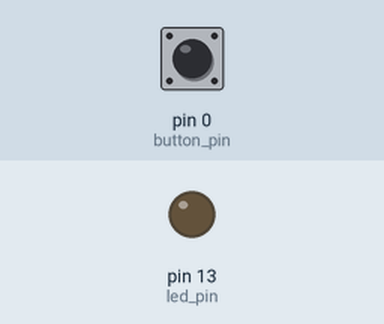
Bench run of a sketch on a simulated Arduino Uno, built with avr-gcc and run on an emulated ATmega328P. On the bench: output pins drawn as LEDs (lit = HIGH). Inputs (shaded band) come from the test bench; at power-on: pin 0 (button_pin) LOW.

Above: at 1.2 s.
1.3 s: pin 0 (button_pin) pulled HIGH for 0.15 s
At 1.4 s:
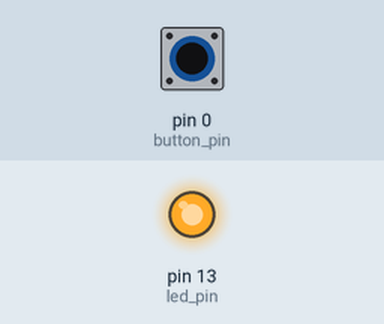
3.0 s: pin 0 (button_pin) pulled HIGH for 3.2 s
At 7.2 s:
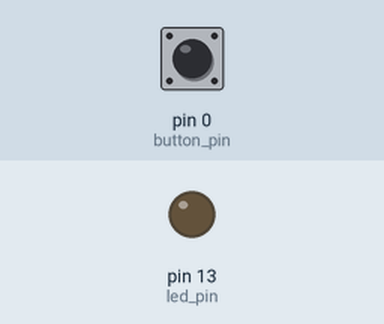
Timing chart, 0 to 8.7 s (numbered marks = the images above; inputs shaded):
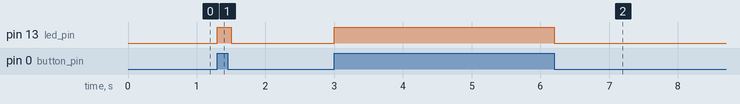

The sketch:

Pratica_05_SinaisDigitais.ino
```cpp
// Curso de Introdução a Sistemas Embarcados com Arduino
// Prof. Felipe N. Martins
// www.nossosrobos.blogspot.com
//
// Prática 5 - Leitura de Sinal Digial
// Objetivo: cada vez que o botão for pressionado, o LED deve
// ter seu estado invertido
//
// Hardware adicionado:
// Botão - pino 0

int led_pin = 13;
int button_pin = 0;
int button_state = 0;

// the setup routine runs once when you press reset:
void setup() {
  // initialize the digital pin as an output.
  pinMode(led_pin, OUTPUT);
  pinMode(button_pin, INPUT);
}

// the loop routine runs over and over again forever:
void loop() {
  button_state = digitalRead(button_pin);
  digitalWrite(led_pin, button_state);
  delay(100);
}
```

Measured:
- after the input at 1.3 s, pin 13 (led_pin): LOW → HIGH at once, → LOW 0.20 s later
- after the input at 3.0 s, pin 13 (led_pin): LOW → HIGH at once, → LOW 3.2 s later
